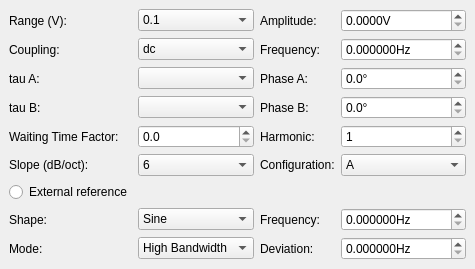
  <widget class="QDockWidget" name="lia_parameters_DockWidget">
   <property name="maximumSize">
    <size>
     <width>524287</width>
     <height>350</height>
    </size>
   </property>
   <property name="windowTitle">
    <string>Lockin Parameters</string>
   </property>
   <attribute name="dockWidgetArea">
    <number>1</number>
   </attribute>
   <widget class="QWidget" name="dockWidgetContents">
    <layout class="QGridLayout" name="gridLayout_2">
     <item row="4" column="0">
      <widget class="QLabel" name="label_22">
       <property name="text">
        <string>tau B:</string>
       </property>
      </widget>
     </item>
     <item row="3" column="2">
      <widget class="QLabel" name="label_10">
       <property name="text">
        <string>Phase A:</string>
       </property>
      </widget>
     </item>
     <item row="3" column="3">
      <widget class="ScienDSpinBox" name="lia_phasea_DoubleSpinBox">
       <property name="sizePolicy">
        <sizepolicy hsizetype="Minimum" vsizetype="Fixed">
         <horstretch>0</horstretch>
         <verstretch>0</verstretch>
        </sizepolicy>
       </property>
       <property name="suffix">
        <string>°</string>
       </property>
       <property name="decimals">
        <number>1</number>
       </property>
       <property name="maximum">
        <double>1000000000.000000000000000</double>
       </property>
       <property name="singleStep">
        <double>0.010000000000000</double>
       </property>
      </widget>
     </item>
     <item row="4" column="2">
      <widget class="QLabel" name="label_18">
       <property name="text">
        <string>Phase B:</string>
       </property>
      </widget>
     </item>
     <item row="1" column="3">
      <widget class="ScienDSpinBox" name="lia_frequency_DoubleSpinBox">
       <property name="sizePolicy">
        <sizepolicy hsizetype="Minimum" vsizetype="Fixed">
         <horstretch>0</horstretch>
         <verstretch>0</verstretch>
        </sizepolicy>
       </property>
       <property name="suffix">
        <string>Hz</string>
       </property>
       <property name="decimals">
        <number>6</number>
       </property>
       <property name="maximum">
        <double>1000000000.000000000000000</double>
       </property>
       <property name="singleStep">
        <double>0.010000000000000</double>
       </property>
      </widget>
     </item>
     <item row="0" column="3">
      <widget class="ScienDSpinBox" name="lia_uac_DoubleSpinBox">
       <property name="sizePolicy">
        <sizepolicy hsizetype="Minimum" vsizetype="Fixed">
         <horstretch>0</horstretch>
         <verstretch>0</verstretch>
        </sizepolicy>
       </property>
       <property name="suffix">
        <string>V</string>
       </property>
       <property name="decimals">
        <number>4</number>
       </property>
       <property name="maximum">
        <double>1000000000.000000000000000</double>
       </property>
       <property name="singleStep">
        <double>0.010000000000000</double>
       </property>
      </widget>
     </item>
     <item row="0" column="1">
      <widget class="QComboBox" name="lia_range_ComboBox">
       <item>
        <property name="text">
         <string>0.1</string>
        </property>
       </item>
       <item>
        <property name="text">
         <string>1</string>
        </property>
       </item>
       <item>
        <property name="text">
         <string>10</string>
        </property>
       </item>
      </widget>
     </item>
     <item row="1" column="1">
      <widget class="QComboBox" name="lia_acdc_coupling_ComboBox">
       <item>
        <property name="text">
         <string>dc</string>
        </property>
       </item>
       <item>
        <property name="text">
         <string>ac</string>
        </property>
       </item>
      </widget>
     </item>
     <item row="0" column="0">
      <widget class="QLabel" name="label_19">
       <property name="text">
        <string>Range (V):</string>
       </property>
      </widget>
     </item>
     <item row="3" column="0">
      <widget class="QLabel" name="label_21">
       <property name="text">
        <string>tau A:</string>
       </property>
      </widget>
     </item>
     <item row="0" column="2">
      <widget class="QLabel" name="label_17">
       <property name="text">
        <string>Amplitude:</string>
       </property>
      </widget>
     </item>
     <item row="4" column="3">
      <widget class="ScienDSpinBox" name="lia_phaseb_DoubleSpinBox">
       <property name="sizePolicy">
        <sizepolicy hsizetype="Minimum" vsizetype="Fixed">
         <horstretch>0</horstretch>
         <verstretch>0</verstretch>
        </sizepolicy>
       </property>
       <property name="suffix">
        <string>°</string>
       </property>
       <property name="decimals">
        <number>1</number>
       </property>
       <property name="maximum">
        <double>1000000000.000000000000000</double>
       </property>
       <property name="singleStep">
        <double>0.010000000000000</double>
       </property>
      </widget>
     </item>
     <item row="5" column="0">
      <widget class="QLabel" name="label_12">
       <property name="text">
        <string>Waiting Time Factor:</string>
       </property>
      </widget>
     </item>
     <item row="5" column="1">
      <widget class="ScienDSpinBox" name="lia_waiting_time_factor_DoubleSpinBox">
       <property name="sizePolicy">
        <sizepolicy hsizetype="Minimum" vsizetype="Fixed">
         <horstretch>0</horstretch>
         <verstretch>0</verstretch>
        </sizepolicy>
       </property>
       <property name="suffix">
        <string/>
       </property>
       <property name="decimals">
        <number>1</number>
       </property>
       <property name="maximum">
        <double>1000000000.000000000000000</double>
       </property>
       <property name="singleStep">
        <double>0.010000000000000</double>
       </property>
      </widget>
     </item>
     <item row="1" column="0">
      <widget class="QLabel" name="label_9">
       <property name="text">
        <string>Coupling:</string>
       </property>
      </widget>
     </item>
     <item row="1" column="2">
      <widget class="QLabel" name="label_7">
       <property name="text">
        <string>Frequency:</string>
       </property>
      </widget>
     </item>
     <item row="5" column="2">
      <widget class="QLabel" name="label_16">
       <property name="text">
        <string>Harmonic:</string>
       </property>
      </widget>
     </item>
     <item row="9" column="1">
      <widget class="QComboBox" name="ref_mode_ComboBox">
       <item>
        <property name="text">
         <string>High Bandwidth</string>
        </property>
       </item>
       <item>
        <property name="text">
         <string>Low Noise</string>
        </property>
       </item>
      </widget>
     </item>
     <item row="8" column="2">
      <widget class="QLabel" name="label_15">
       <property name="text">
        <string>Frequency:</string>
       </property>
      </widget>
     </item>
     <item row="9" column="2">
      <widget class="QLabel" name="label_5">
       <property name="text">
        <string>Deviation:</string>
       </property>
      </widget>
     </item>
     <item row="6" column="2">
      <widget class="QLabel" name="label_20">
       <property name="text">
        <string>Configuration:</string>
       </property>
      </widget>
     </item>
     <item row="7" column="0">
      <widget class="QRadioButton" name="ref_RadioButton">
       <property name="text">
        <string>External reference</string>
       </property>
       <property name="autoExclusive">
        <bool>false</bool>
       </property>
      </widget>
     </item>
     <item row="8" column="0">
      <widget class="QLabel" name="label_14">
       <property name="text">
        <string>Shape:</string>
       </property>
      </widget>
     </item>
     <item row="9" column="3">
      <widget class="ScienDSpinBox" name="ref_deviation_DoubleSpinBox">
       <property name="sizePolicy">
        <sizepolicy hsizetype="Minimum" vsizetype="Fixed">
         <horstretch>0</horstretch>
         <verstretch>0</verstretch>
        </sizepolicy>
       </property>
       <property name="suffix">
        <string>Hz</string>
       </property>
       <property name="decimals">
        <number>6</number>
       </property>
       <property name="maximum">
        <double>1000000000.000000000000000</double>
       </property>
       <property name="singleStep">
        <double>0.010000000000000</double>
       </property>
      </widget>
     </item>
     <item row="6" column="0">
      <widget class="QLabel" name="label_11">
       <property name="text">
        <string>Slope (dB/oct):</string>
       </property>
      </widget>
     </item>
     <item row="9" column="0">
      <widget class="QLabel" name="label_8">
       <property name="text">
        <string>Mode:</string>
       </property>
      </widget>
     </item>
     <item row="8" column="1">
      <widget class="QComboBox" name="ref_shape_ComboBox">
       <item>
        <property name="text">
         <string>Sine</string>
        </property>
       </item>
      </widget>
     </item>
     <item row="6" column="3">
      <widget class="QComboBox" name="lia_configuration_ComboBox">
       <item>
        <property name="text">
         <string>A</string>
        </property>
       </item>
       <item>
        <property name="text">
         <string>A-B</string>
        </property>
       </item>
       <item>
        <property name="text">
         <string>A&amp;B</string>
        </property>
       </item>
      </widget>
     </item>
     <item row="6" column="1">
      <widget class="QComboBox" name="lia_slope_ComboBox">
       <item>
        <property name="text">
         <string>6</string>
        </property>
       </item>
       <item>
        <property name="text">
         <string>12</string>
        </property>
       </item>
       <item>
        <property name="text">
         <string>24</string>
        </property>
       </item>
      </widget>
     </item>
     <item row="5" column="3">
      <widget class="QSpinBox" name="lia_harmonic_SpinBox">
       <property name="minimum">
        <number>1</number>
       </property>
       <property name="maximum">
        <number>15</number>
       </property>
      </widget>
     </item>
     <item row="8" column="3">
      <widget class="ScienDSpinBox" name="ref_frequency_DoubleSpinBox">
       <property name="sizePolicy">
        <sizepolicy hsizetype="Minimum" vsizetype="Fixed">
         <horstretch>0</horstretch>
         <verstretch>0</verstretch>
        </sizepolicy>
       </property>
       <property name="suffix">
        <string>Hz</string>
       </property>
       <property name="decimals">
        <number>6</number>
       </property>
       <property name="maximum">
        <double>1000000000.000000000000000</double>
       </property>
       <property name="singleStep">
        <double>0.010000000000000</double>
       </property>
      </widget>
     </item>
     <item row="4" column="1">
      <widget class="QComboBox" name="lia_taub_ComboBox"/>
     </item>
     <item row="3" column="1">
      <widget class="QComboBox" name="lia_taua_ComboBox"/>
     </item>
    </layout>
   </widget>
  </widget>
